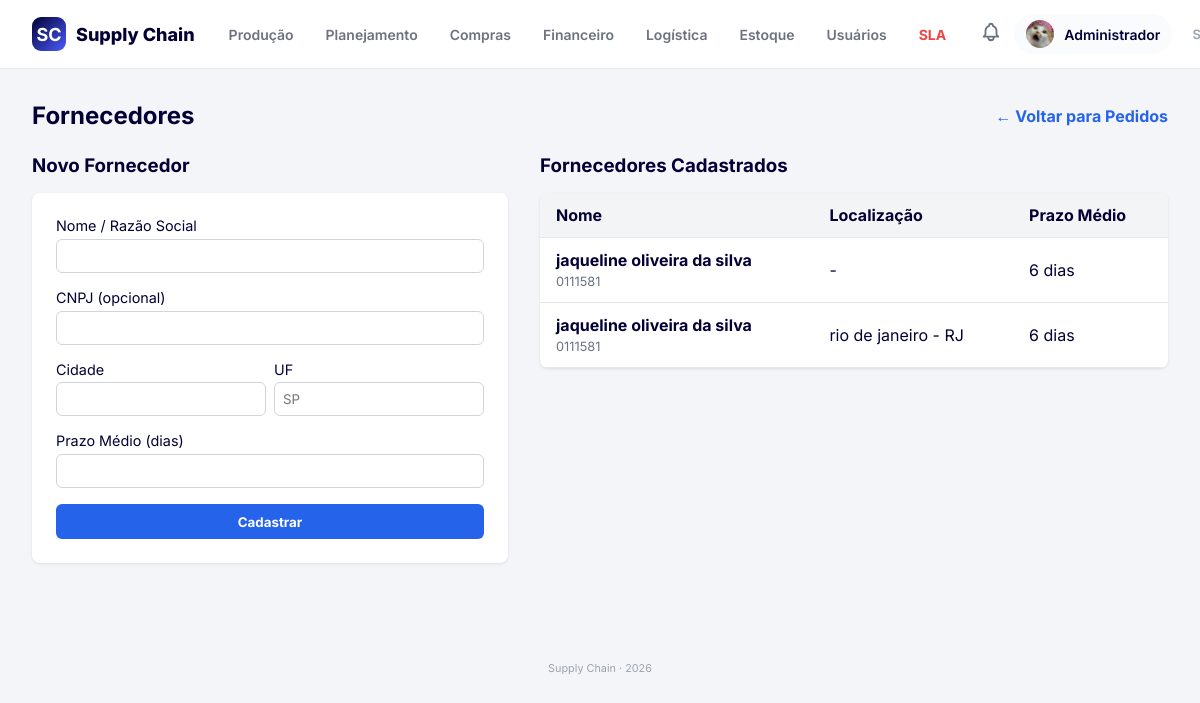
Page /supply-chain/setores/compras/fornecedores.php (signed in) on the committed database.
### tables this page shows
CREATE TABLE `fornecedores` (
  `id` int(11) NOT NULL,
  `nome` varchar(150) NOT NULL,
  `cnpj` varchar(20) DEFAULT NULL,
  `cidade` varchar(100) DEFAULT NULL,
  `estado` varchar(2) DEFAULT NULL,
  `prazo_medio_dias` int(11) DEFAULT NULL,
  `contato` varchar(150) DEFAULT NULL
);

### supply-chain/config/db.php (called while the page is built, shortened)
<?php
function db(): PDO
{
    static $pdo = null;
    if ($pdo === null) {
        $dsn = 'mysql:host=' . DB_HOST . ';dbname=' . DB_NAME . ';charset=' . DB_CHARSET;
        $opcoes = [
            PDO::ATTR_ERRMODE            => PDO::ERRMODE_EXCEPTION,
            PDO::ATTR_DEFAULT_FETCH_MODE => PDO::FETCH_ASSOC,
            PDO::ATTR_EMULATE_PREPARES   => false,
        ];
        try {
            $pdo = new PDO($dsn, DB_USER, DB_PASS, $opcoes);
        } catch (PDOException $e) {
            error_log('Erro DB: ' . $e->getMessage());
            http_response_code(500);
            exit('Erro ao conectar ao banco de dados.');
        }
    }
    return $pdo;
}

### supply-chain/includes/funcoes.php (called while the page is built, shortened)
<?php
function e(?string $texto): string
{
    return htmlspecialchars($texto ?? '', ENT_QUOTES | ENT_SUBSTITUTE, 'UTF-8');
}

### supply-chain/setores/compras/fornecedores.php (the view, shortened to what this page needs)
<?php
require_once __DIR__ . '/../../config/db.php';
require_once __DIR__ . '/../../includes/funcoes.php';
$fornecedores = db()->query("SELECT * FROM fornecedores ORDER BY nome ASC")->fetchAll();
require __DIR__ . '/../../includes/header.php';
?>
<div style="display: flex; justify-content: space-between; align-items: center; margin-bottom: 1.5rem;">
    <h2>Fornecedores</h2>
    <a href="<?= BASE_URL ?>/setores/compras/index.php" style="color: #2563eb; text-decoration: none; font-weight: bold;">&larr; Voltar para Pedidos</a>
</div>
<div style="display: grid; grid-template-columns: 1fr 2fr; gap: 2rem;">
    <div>
        <h3>Novo Fornecedor</h3>
        <form method="post" style="background: #fff; padding: 1.5rem; border-radius: 8px; display: flex; flex-direction: column; gap: 1rem; margin-top: 1rem; box-shadow: 0 1px 3px rgba(0,0,0,0.1);">
            <label style="display: flex; flex-direction: column; gap: 0.3rem; font-size: 0.9rem;">
                Nome / Razão Social
                <input type="text" name="nome" required style="padding: 0.5rem; border: 1px solid #d1d5db; border-radius: 6px;">
            </label>
            <label style="display: flex; flex-direction: column; gap: 0.3rem; font-size: 0.9rem;">
                CNPJ (opcional)
                <input type="text" name="cnpj" style="padding: 0.5rem; border: 1px solid #d1d5db; border-radius: 6px;">
            </label>
            <div style="display: grid; grid-template-columns: 2fr 1fr; gap: 0.5rem;">
                <label style="display: flex; flex-direction: column; gap: 0.3rem; font-size: 0.9rem;">
                    Cidade
                    <input type="text" name="cidade" required style="padding: 0.5rem; border: 1px solid #d1d5db; border-radius: 6px;">
                </label>
                <label style="display: flex; flex-direction: column; gap: 0.3rem; font-size: 0.9rem;">
                    UF
                    <input type="text" name="estado" required maxlength="2" placeholder="SP" style="padding: 0.5rem; border: 1px solid #d1d5db; border-radius: 6px; text-transform: uppercase;">
                </label>
            </div>
            <label style="display: flex; flex-direction: column; gap: 0.3rem; font-size: 0.9rem;">
                Prazo Médio (dias)
                <input type="number" name="prazo" min="1" style="padding: 0.5rem; border: 1px solid #d1d5db; border-radius: 6px;">
            </label>
            <button type="submit" style="background: #2563eb; color: #fff; border: none; padding: 0.6rem; border-radius: 6px; font-weight: bold; cursor: pointer;">Cadastrar</button>
        </form>
    </div>
    <div>
        <h3>Fornecedores Cadastrados</h3>
        <table style="width: 100%; border-collapse: collapse; background: #fff; box-shadow: 0 1px 3px rgba(0,0,0,0.1); border-radius: 8px; overflow: hidden; margin-top: 1rem;">
            <thead style="background: #f3f4f6; text-align: left;">
                <tr>
                    <th style="padding: 0.75rem 1rem; border-bottom: 1px solid #e5e7eb;">Nome</th>
                    <th style="padding: 0.75rem 1rem; border-bottom: 1px solid #e5e7eb;">Localização</th>
                    <th style="padding: 0.75rem 1rem; border-bottom: 1px solid #e5e7eb;">Prazo Médio</th>
                </tr>
            </thead>
            <tbody>
                <?php foreach ($fornecedores as $f): ?>
                <tr style="border-bottom: 1px solid #e5e7eb;">
                    <td style="padding: 0.75rem 1rem;">
                        <strong><?= e($f['nome']) ?></strong><br>
                        <span style="font-size: 0.8rem; color: #6b7280;"><?= e($f['cnpj'] ?: 'CNPJ não informado') ?></span>
                    </td>
                    <td style="padding: 0.75rem 1rem;"><?= e($f['cidade']) ?> - <?= e($f['estado']) ?></td>
                    <td style="padding: 0.75rem 1rem;"><?= $f['prazo_medio_dias'] ? $f['prazo_medio_dias'].' dias' : '-' ?></td>
                </tr>
                <?php endforeach; ?>
            </tbody>
        </table>
    </div>
</div>
<?php require __DIR__ . '/../../includes/footer.php'; ?>

### supply-chain/assets/css/style.css (style rules this page uses)
:root { --primary: #020035; --primary-600: #0a0a5c; --accent: #4a5cff; --white: #ffffff; --gray-50: #fafbfc; --gray-100: #f4f5f9; --gray-200: #e8eaf0; --gray-300: #d1d5db; --gray-400: #9ca3af; --gray-500: #6b7280; --gray-600: #4b5563; --success: #10b981; --warning: #f59e0b; --danger: #ef4444; --info: #3b82f6; --radius: 12px; --radius-lg: 16px; --shadow: 0 2px 8px rgba(2, 0, 53, 0.06); --shadow-md: 0 4px 16px rgba(2, 0, 53, 0.08); --transition: all 0.22s cubic-bezier(0.4, 0, 0.2, 1); }
* { margin: 0; padding: 0; box-sizing: border-box; font-family: 'Inter', sans-serif; }
body { background: var(--gray-100); color: var(--primary); min-height: 100vh; }
a { text-decoration: none; }

### rows in the picture
fornecedores: nome "jaqueline oliveira da silva", cnpj "0111581", prazo_medio_dias "6"
fornecedores: nome "jaqueline oliveira da silva", cnpj "0111581", cidade "rio de janeiro", estado "RJ", prazo_medio_dias "6"

### other values in the picture
explode(' ', $usuario['nome'])[0] "Administrador"
